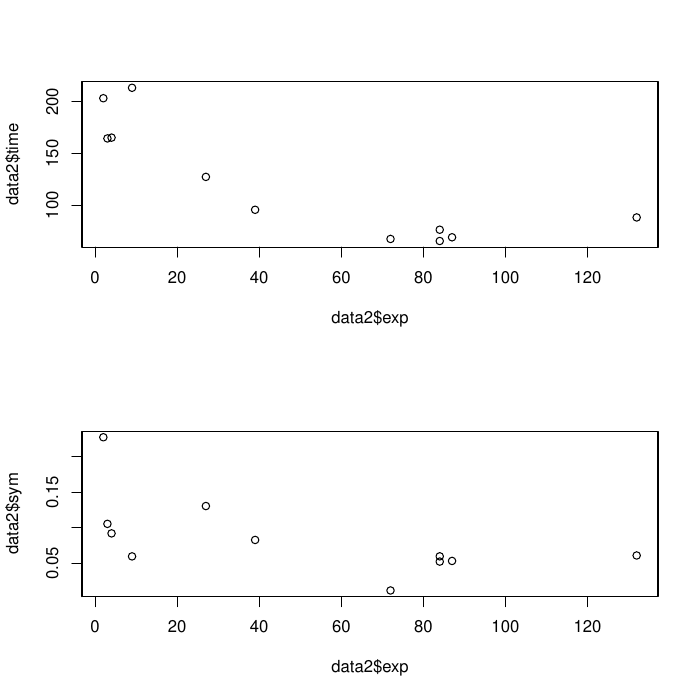

Here is the R script that generated this plot:

# RUN: source("analysis.r")

# Load data
dirname     = dirname(sys.frame(1)$ofile)
filename    = paste(dirname,"/investigation.csv", sep="")
logname     = paste(dirname,"/analysis.log", sep="")
outname     = paste(dirname,"/analysis.csv", sep="")
pdfname     = paste(dirname,"/analysis.pdf", sep="")
data        = read.csv(filename, sep=";", dec=",")
data$simp   = data$eq/data$sym

# All output also to logfile
sink(logname, split=TRUE)

# Apply filters to the data
filt1       = subset(data,  vp != "V8b")   
filt2       = subset(filt1, filter < 0.5)

# Run some descriptive statistics
library(psych)
cat("\nDescriptive statistics of considered cases\n")
print(describe(filt2))
cat("\nDescriptive statistics of means of considered subjects\n")
print(describe(aggregate(cbind(exp, time) ~ vp, FUN=mean, data=filt1)))

# Check correlations of independents
cat("\nCorrelations of independents\n")
print(cor(cbind(filt2$sym, filt2$eq, filt2$lvls)))

# Check that experience has an influence
cat("\nTesting for significant exp*sym effects\n")
lmExp = lm(time ~ exp*sym, data=filt2)
print(summary(lmExp))

# Create regression object with repeated measures (mean and sym-slopes per subject)
library(nlme)
lmNull      = lme(           time ~ 1,           random = ~(0+sym) | vp, data = filt2, method = "ML")
lmLvls      = update(lmNull, time ~ 1+lvls)

# Output summaries
cat("\nCoefficients of model with levels\n")
print(coef(lmLvls))

# Comparison of models
cat("\nSignificance tests\n")
print(summary(lmLvls))

# Data for plots
data2 = aggregate(cbind(exp, time) ~ vp, FUN=mean, data=filt1)
rownames(data2) = data2$vp
data2 = data.frame(data2, coef(lmLvls))
write.table(data2, file=outname, sep=";", dec=".", row.names=FALSE, quote=FALSE)

# Do the plots
par(mfrow=c(2,1))
plot(data2$exp, data2$time)
plot(data2$exp, data2$sym)
dev.copy2pdf(device=dev.cur(), file=pdfname)

# Reset output redirection
sink()